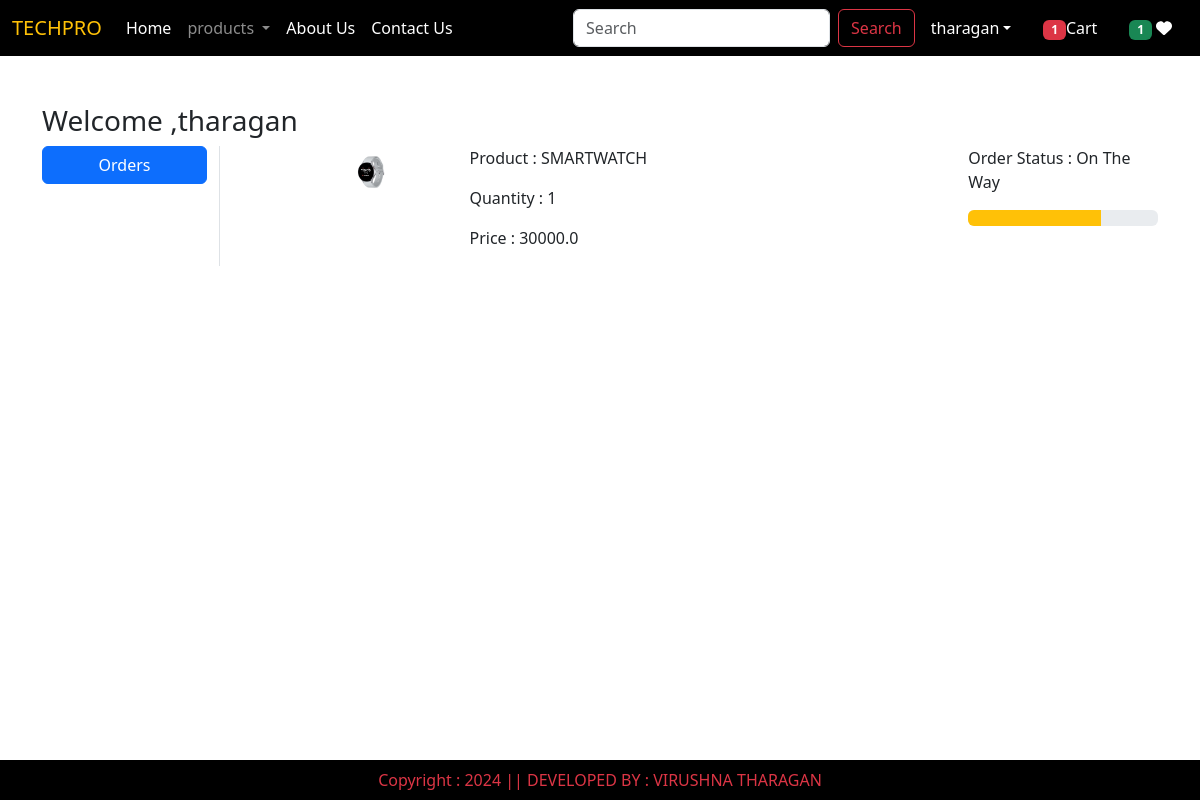
Page /orders/ (signed in) on the committed database.
### ec/app/models.py (models this page shows, shortened)
class OrderPlaced(models.Model):
    user = models.ForeignKey(User,on_delete=models.CASCADE)
    customer = models.ForeignKey(Customer,on_delete=models.CASCADE)
    product = models.ForeignKey(Product,on_delete=models.CASCADE)
    quantity = models.PositiveIntegerField(default=1)
    ordered_date = models.DateTimeField(auto_now_add=True)
    status = models.CharField(max_length=50, choices=STATUS_CHOICES, default='pending')
    payment = models.ForeignKey(Payment,on_delete=models.CASCADE,default="")
    @property
    def total_cost(self):
        return self.quantity * self.product.discounted_price

class Product(models.Model):
    title = models.CharField(max_length=100)
    Selling_price = models.FloatField()
    discounted_price = models.FloatField()
    description = models.TextField()
    composition = models.TextField(default='')
    prodapp = models.TextField(default='')
    category = models.CharField(choices=CATEGORY_CHOICES, max_length=2)
    product_image = models.ImageField(upload_to='product')

### ec/app/views.py (the view)
# urls.py: path('orders/', views.orders, name='order'),
def orders(request):
    totalitem=0
    wishitem=0
    if request.user.is_authenticated:
        totalitem = len(Cart.objects.filter(user=request.user))
        wishitem = len(Wishlist.objects.filter(user=request.user))
    order_placed=OrderPlaced.objects.filter(user=request.user)
    return render(request,'orders.html',locals())

### ec/app/templates/orders.html (shortened to what this page needs)
{% extends "base.html" %}
{% load static %}
{% block main-content %}
<div class="container my-5">
    <div class="row">
        <h3>Welcome ,<span class="text-captalize">{{request.user}}</span></h3>
        <div class="col-sm-2 border-end">
            <ul class="list-unstyled">
                <li class="d-grid"><a href="{% url 'order' %}" class="btn btn-primary">Orders</a></li>
            </ul>
        </div>
        <div class="col-sm-9 offset-sm-1">
            {% for op in order_placed %}
            <div class="row">
                <div class="col-sm-2">
                    <img src="{{op.product.product_image.url}}" class="img-fluid" height="100" width="100"/>
                </div>
                <div class="col-sm-7">
                    <p>Product : {{op.product.title}}</P>
                    <p>Quantity : {{op.quantity}}</P>
                    <p>Price : {{op.total_cost}}</P>
                 </div>
                 <div class="col-sm-3">
                    <p> Order Status : {{op.status}} </p>
                    {% if op.status == 'On The Way' %}
                    <div class="progress">
                        <div class="progress-bar bg-warning" role="progressbar" style="width:70%" aria-valuenow="70" aria-valuemin="0"
                        aria-valuemax="100"></div>
                    </div>
                    {% endif %}
                </div>
            </div>
              {% endfor%}
        </div>
    </div>
</div>
{% endblock main-content%}

### ec/app/templates/base.html (shortened to what this page needs)
<!DOCTYPE html>
{%load static%}
<html lang="en">
<head>
    <link href="https://cdn.jsdelivr.net/npm/bootstrap@5.3.3/dist/css/bootstrap.min.css" rel="stylesheet">
    <link rel="stylesheet" href="{% static 'css/owl.carousel.min.css' %}"/>
    <link rel="stylesheet" href="{% static 'css/owl.carousel.min.css' %}"/>
    <link rel="stylesheet" href="{% static 'css/style.css' %}">
</head>
<body>
    <nav class="navbar navbar-expand-lg navbar-dark bg-black">
        <div class="container-fluid">
          <a class="navbar-brand text-warning" href="#">TECHPRO</a>
          <div class="collapse navbar-collapse" id="navbarSupportedContent">
            <ul class="navbar-nav me-auto mb-2 mb-lg-0">
              {% if request.user.is_authenticated %}
              <li class="nav-item">
                <a class="nav-link active" aria-current="page" href="/">Home</a>
              </li>
              <li class="nav-item dropdown">
                <a class="nav-link dropdown-toggle" href="#" role="button" data-bs-toggle="dropdown" aria-expanded="false">
                 products
                </a>
              </li>
              <li class="nav-item">
                <a class="nav-link text-white" href="{% url 'about'  %}">About Us</a>
              </li>
              <li class="nav-item">
                <a class="nav-link text-white" href="{% url 'contact'  %}">Contact Us</a>
              </li>
            </ul>
            <form class="d-flex" role="search" action="/search">
              <input class="form-control me-2" type="search" placeholder="Search" name='search' aria-label="Search">
              <button class="btn btn-outline-danger" type="submit">Search</button>
            </form>
           </div>
             <ul class="navbar-nav me-auto mb-2 mb-lg-0">
               <li class="nav-item dropdown mx-2">
              <a class="nav-link dropdown-toggle text-white" href="#"
              id="profileDropdown" role="button" data-bs-toggle="dropdown"
              aria-expanded="false">{{user}}</a>
            <li class="nav-item mx-2">
                <a href="{% url 'showcart' %}" class="nav-link text-white"><span class="badge bg-danger">{% if totalitem > 0 %} {{totalitem}} {% endif %}</span>Cart </a>
            </li>
            <li class="nav-item mx-2">
                <a href="{% url 'wishlist' %}"  class="nav-link text-white"><span class="badge bg-success">{% if wishitem > 0 %} {{wishitem}} {% endif %}</span> <i class="fa fa-heart"></i> </a>
            </li>
            {% endif %}
        </ul>
    </div>
</nav>
      {% block main-content %}{% endblock main-content %}
      <footer class="conatiner-fuild fixed-bottom bg-black text-danger text-center p-2 mt-5">
        Copyright : 2024 || DEVELOPED BY :  VIRUSHNA THARAGAN
      </footer>
</body>
</html>

### rows in the picture
OrderPlaced: product.product_image (picture), product "SMARTWATCH", quantity "1", total_cost "30000.0", status "On The Way"

### other values in the picture
{{ user }} "tharagan"
{{ totalitem }} "1"
{{ wishitem }} "1"
{{ request.user }} "tharagan"
